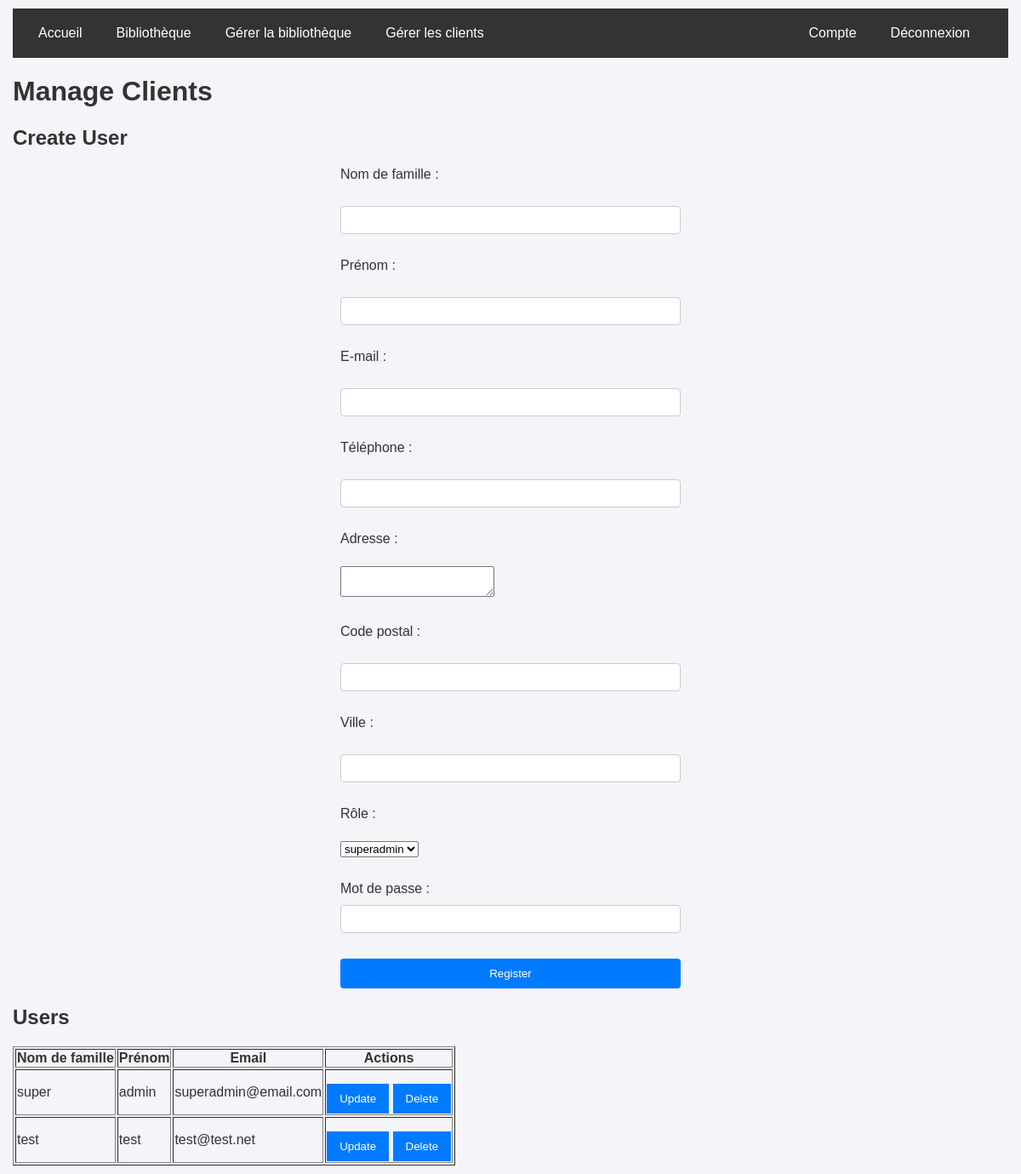
/backoffice/manage_client.php (signed in), run on the app's committed database.
### tables this page shows
CREATE TABLE Users(
   id_user INTEGER,
   lastname_user TEXT NOT NULL,
   name_user TEXT NOT NULL,
   email_user TEXT NOT NULL,
   phone_user INTEGER,
   address_user TEXT,
   postcode_user TEXT,
   password_user TEXT,
   city_user TEXT,
   id_role INTEGER NOT NULL DEFAULT 4,
   PRIMARY KEY(id_user),
   FOREIGN KEY(id_role) REFERENCES Role(id_role)
);

### backoffice/manage_client.php (the view, shortened to what this page needs)
<?php
require_once '../database/db_connection.php';
$role = $_SESSION['role'] ?? null;
$roles = $pdo->query("SELECT * FROM role")->fetchAll(PDO::FETCH_ASSOC);
$roles = array_filter($roles, function ($r) use ($role) {
    return $r['id_role'] >= $role;
});
$users = $pdo->query("SELECT * FROM users")->fetchAll(PDO::FETCH_ASSOC);
?>
<!DOCTYPE html>
<html lang="en">
<head>
    <link rel="stylesheet" href="../styles/style.css">
</head>
<body>
    <?php include '../navbar.php'; ?>
    <h1>Manage Clients</h1>
    <h2>Create User</h2>
    <form action="manage_client.php" method="POST">
        <div class="form-group">
            <label for="lastname">Nom de famille :</label><br>
            <input type="text" id="lastname" name="lastname" required><br><br>
            <label for="name">Prénom :</label><br>
            <input type="text" id="name" name="name" required><br><br>
            <label for="email">E-mail :</label><br>
            <input type="email" id="email" name="email" required><br><br>
            <label for="phone">Téléphone :</label><br>
            <input type="text" id="phone" name="phone"><br><br>
            <label for="address">Adresse :</label><br>
            <textarea id="address" name="address"></textarea><br><br>
            <label for="postcode">Code postal :</label><br>
            <input type="text" id="postcode" name="postcode"><br><br>
            <label for="city">Ville :</label><br>
            <input type="text" id="city" name="city"><br><br>
            <label for="id_role">Rôle :</label><br>
            <select id="id_role" name="id_role" required>
                <?php foreach ($roles as $role): ?>
                    <option value="<?= $role['id_role'] ?>">
                        <?= htmlspecialchars($role['name_role']) ?>
                    </option>
                <?php endforeach; ?>
            </select><br><br>
            <label for="reg-password">Mot de passe :</label>
            <input type="password" id="reg-password" name="password" required>
        </div>
        <div class="form-group">
            <button type="submit">Register</button>
        </div>
    </form>
    <h2>Users</h2>
    <table border="1">
        <thead>
            <tr>
                <th>Nom de famille</th>
                <th>Prénom</th>
                <th>Email</th>
                <th>Actions</th>
            </tr>
        </thead>
        <tbody>
            <?php foreach ($users as $user): ?>
                <tr>
                    <td><?= htmlspecialchars($user['lastname_user']) ?></td>
                    <td><?= htmlspecialchars($user['name_user']) ?></td>
                    <td><?= htmlspecialchars($user['email_user']) ?></td>
                    <td>
                        <a href="update_document.php?id_user=<?= $user['id_user'] ?>" style="display: inline-block;">
                            <button type="button">Update</button>
                        </a>
                        <form method="POST" style="display: inline;">
                            <button type="submit">Delete</button>
                        </form>
                    </td>
                </tr>
            <?php endforeach; ?>
        </tbody>
    </table>
</body>
</html></form></td></tbody></form>

### styles/style.css (style rules this page uses)
body { font-family: Arial, sans-serif; margin: 0; padding: 10px 15px; background-color: #f4f4f9; color: #333; }
a { color: #6c5ce7; text-decoration: none; }
.form-group { margin-bottom: 15px; }
.form-group label { display: block; margin-bottom: 5px; }
.form-group input { width: 100%; padding: 10px; border: 1px solid #ccc; border-radius: 4px; }
.form-group button { width: 100%; padding: 10px; background-color: #007BFF; color: #fff; border: none; border-radius: 4px; cursor: pointer; }
form { max-width: 400px; margin: auto; }
label { display: block; margin-top: 10px; }
input[type="text"], input[type="email"], input[type="password"] { width: 100%; padding: 8px; margin-top: 5px; box-sizing: border-box; }
button { margin-top: 15px; padding: 10px 15px; background-color: #007BFF; color: white; border: none; cursor: pointer; }

### data on the page
users: lastname_user "super", name_user "admin", email_user "superadmin@email.com"
users: lastname_user "test", name_user "test", email_user "test@test.net"

### other printed values
form field id_role "superadmin"
